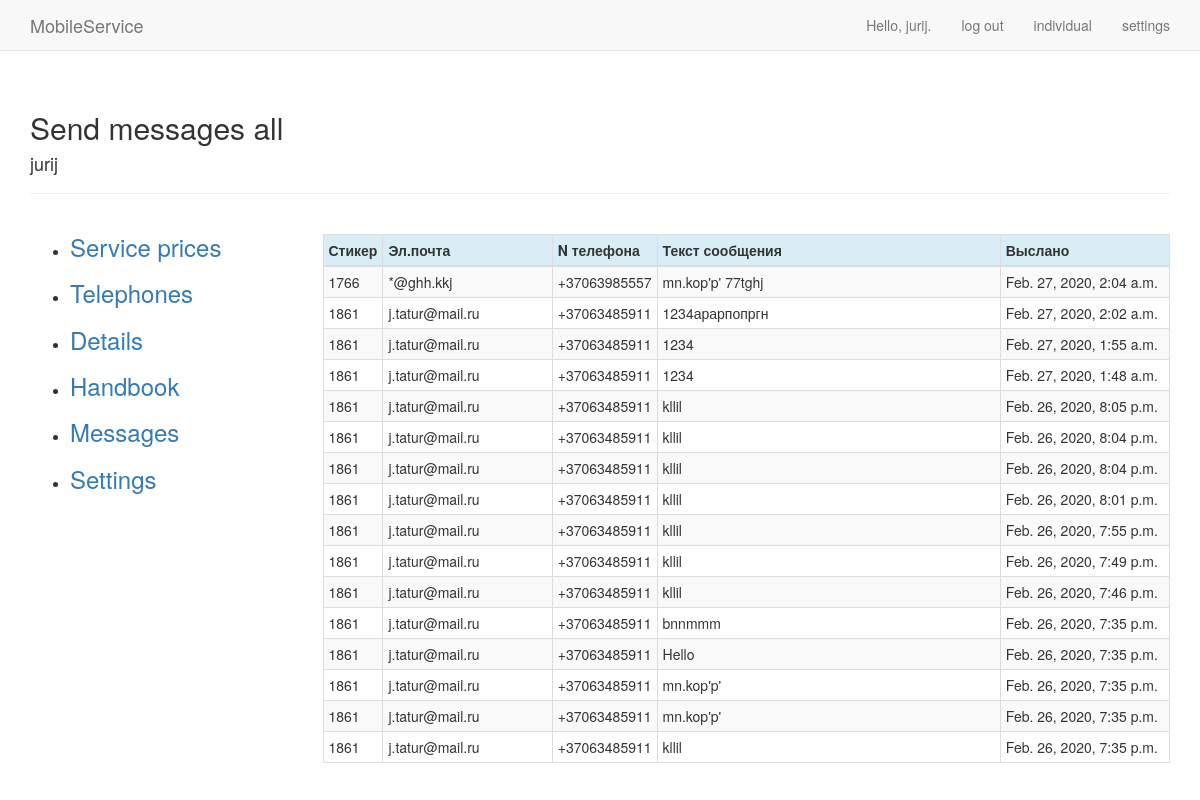
The app's page /send_email/send_messages_all (signed in) with its own data.
### send_email/models.py (models this page shows)
class Send_message(models.Model):
    send_message_start = models.CharField(max_length=5)
    send_message_finish = models.CharField(max_length=5)
    send_message_text = models.TextField()
    send_message_email = models.EmailField(max_length=254)
    send_message_number_tel = models.CharField(max_length=20)
    send_message_sticker = models.CharField(max_length=5)
    send_message_price = models.CharField(max_length=5)
    send_message_date = models.DateTimeField(auto_now_add=True)
    owner = models.ForeignKey(User, on_delete=models.CASCADE)

### send_email/views.py (the view)
# urls.py: path('send_messages_all', views.send_messages_all, name='send_messages_all'),
def send_messages_all(request):
    send_messages_all = Send_message.objects.filter(owner=request.user).order_by('-id')
    context = {'send_messages_all': send_messages_all}
    return render(request, 'send_email/send_messages_all.html', context)

### send_email/templates/send_email/send_messages_all.html (shortened to what this page needs)
{% extends "mobile/base_1.html" %}
{% load bootstrap3 %}
{% block header %}
  <h2>Send messages all</h2><h4>{{user.username}}</h4>
{% endblock header %}
{% block content %}
  <div class="row">
    <div class="col-sm-8">
    </div>
  </div>
<table class="table table-striped table-bordered table-condensed table-hover">
    <thead>
      <tr class="info">
        <th style="width:4%">Стикер</th>
        <th style="width:20%">Эл.почта</th>
        <th style="width:12%">N телефона</th>
        <th>Текст сообщения</th>
        <th style="width:20%">Выслано</th>
      </tr>
    </thead>
    <tbody>
      {% for send_message_all in send_messages_all %}
        <tr>
          <td>{{send_message_all.send_message_sticker}}</td>
          <td>{{send_message_all.send_message_email}}</td>
          <td>{{send_message_all.send_message_number_tel}}</td>
          <td>{{send_message_all.send_message_text}}</td>
          <td>{{send_message_all.send_message_date}}</td>
        </tr>
      {% endfor %}
     </tbody>
 </table>
{% endblock content %}

### mobile/templates/mobile/base_1.html (shortened to what this page needs)
{% load bootstrap3 %}
<!DOCTYPE html>
<html lang="en">
  <head>
    {% bootstrap_css %}
  </head>
  <body>
    <nav class="navbar navbar-default navbar-static-top">
      <div class="container">
        <div class="navbar-header">
          <a class="navbar-brand" href="{% url 'mobile:index' %}">
              MobileService</a>
        </div>
        <div id="navbar" class="navbar-collapse collapse">
          <ul class="nav navbar-nav navbar-right">
            {% if user.is_authenticated %}
              <li><a>Hello, {{ user.username }}.</a></li>
              <li><a href="{% url 'users:logout' %}">log out</a></li>
              <li><a href="{% url 'users:individual' %}">individual</a></li>
              <li><a href="{% url 'send_email:settings_common' %}">settings</a></li>
            {% else %}
              <li><a href="{% url 'users:register' %}">register</a></li>
              <li><a href="{% url 'users:login' %}">log in</a></li>
            {% endif %}
          </ul>
        </div>
      </div>
    </nav>
    <div class="container">
      <div class="page-header">
        {% block header %}{% endblock header %}
        </div>
      <div class="row">
        <div class="col-xs-12 col-sm-3">
          <ul class="rounded">
            <li><a href="{% url 'users:service_prices' %}"><h3>Service prices</h3></a></li>
            <li><a href="{% url 'mobile:telephones' %}"><h3>Telephones</h3></a></li>
            <li><a href="{% url 'users:details' %}"><h3>Details</h3></a></li>
            <li><a href="{% url 'users:handbook' %}"><h3>Handbook</h3></a></li>
            <li><a href="{% url 'send_email:messages' %}"><h3>Messages</h3></li>
            <li><a href="{% url 'send_email:settings_common' %}"><h3>Settings</h3></a></li>
          </ul>
        </div>
        <div class="col-xs-12 col-sm-9">
          <div>
           {% block content %}{% endblock content %}
          </div>
        </div>
    </div>
  </body>
</html>

### records on screen
Send_message: send_message_sticker "1766", send_message_email "*@ghh.kkj", send_message_number_tel "+37063985557", send_message_text "mn.kop'p' 77tghj", send_message_date "Feb. 27, 2020, 2:04 a.m."
Send_message: send_message_sticker "1861", send_message_email "j.tatur@mail.ru", send_message_number_tel "+37063485911", send_message_text "1234арарпопргн", send_message_date "Feb. 27, 2020, 2:02 a.m."
Send_message: send_message_sticker "1861", send_message_email "j.tatur@mail.ru", send_message_number_tel "+37063485911", send_message_text "1234", send_message_date "Feb. 27, 2020, 1:55 a.m."
Send_message: send_message_sticker "1861", send_message_email "j.tatur@mail.ru", send_message_number_tel "+37063485911", send_message_text "1234", send_message_date "Feb. 27, 2020, 1:48 a.m."
Send_message: send_message_sticker "1861", send_message_email "j.tatur@mail.ru", send_message_number_tel "+37063485911", send_message_text "kllil", send_message_date "Feb. 26, 2020, 8:05 p.m."
Send_message: send_message_sticker "1861", send_message_email "j.tatur@mail.ru", send_message_number_tel "+37063485911", send_message_text "kllil", send_message_date "Feb. 26, 2020, 8:04 p.m."
Send_message: send_message_sticker "1861", send_message_email "j.tatur@mail.ru", send_message_number_tel "+37063485911", send_message_text "kllil", send_message_date "Feb. 26, 2020, 8:04 p.m."
Send_message: send_message_sticker "1861", send_message_email "j.tatur@mail.ru", send_message_number_tel "+37063485911", send_message_text "kllil", send_message_date "Feb. 26, 2020, 8:01 p.m."
Send_message: send_message_sticker "1861", send_message_email "j.tatur@mail.ru", send_message_number_tel "+37063485911", send_message_text "kllil", send_message_date "Feb. 26, 2020, 7:55 p.m."
Send_message: send_message_sticker "1861", send_message_email "j.tatur@mail.ru", send_message_number_tel "+37063485911", send_message_text "kllil", send_message_date "Feb. 26, 2020, 7:49 p.m."
Send_message: send_message_sticker "1861", send_message_email "j.tatur@mail.ru", send_message_number_tel "+37063485911", send_message_text "kllil", send_message_date "Feb. 26, 2020, 7:46 p.m."
Send_message: send_message_sticker "1861", send_message_email "j.tatur@mail.ru", send_message_number_tel "+37063485911", send_message_text "bnnmmm", send_message_date "Feb. 26, 2020, 7:35 p.m."
Send_message: send_message_sticker "1861", send_message_email "j.tatur@mail.ru", send_message_number_tel "+37063485911", send_message_text "Hello", send_message_date "Feb. 26, 2020, 7:35 p.m."
Send_message: send_message_sticker "1861", send_message_email "j.tatur@mail.ru", send_message_number_tel "+37063485911", send_message_text "mn.kop'p'", send_message_date "Feb. 26, 2020, 7:35 p.m."
Send_message: send_message_sticker "1861", send_message_email "j.tatur@mail.ru", send_message_number_tel "+37063485911", send_message_text "mn.kop'p'", send_message_date "Feb. 26, 2020, 7:35 p.m."
Send_message: send_message_sticker "1861", send_message_email "j.tatur@mail.ru", send_message_number_tel "+37063485911", send_message_text "kllil", send_message_date "Feb. 26, 2020, 7:35 p.m."

### other values on screen
{{ user.username }} "jurij"
